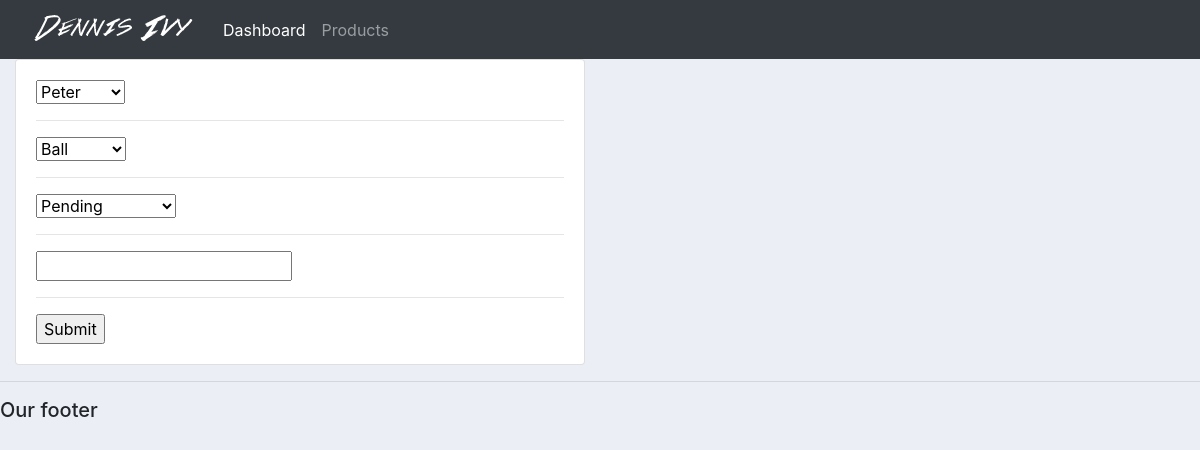
Page /update_order/1/ on the earlier database version.
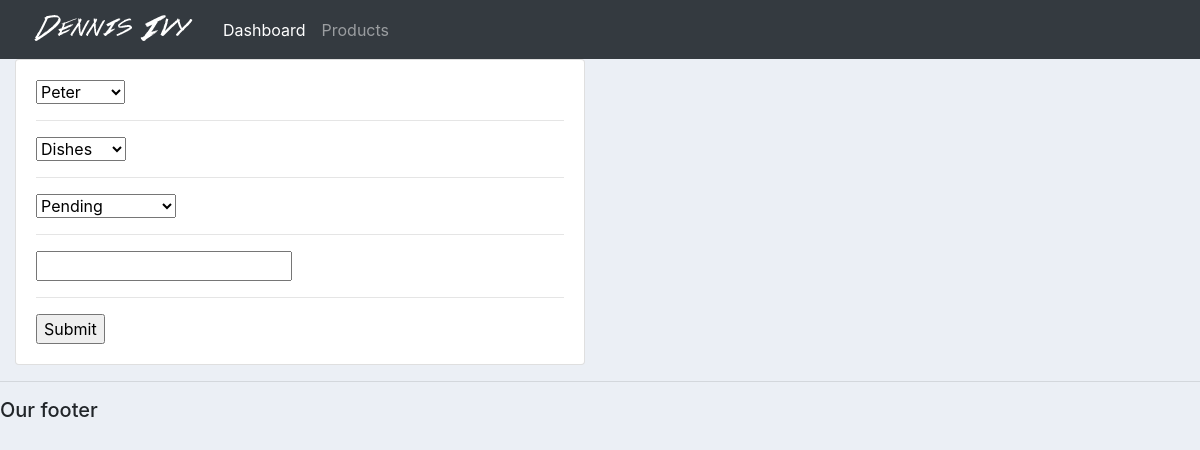
Same page on the later database version.
### accounts/models.py (models this page shows, shortened)
class Order(models.Model):
	STATUS = (
			('Pending', 'Pending'),
			('Out for delivery', 'Out for delivery'),
			('Delivered', 'Delivered'),
			)
	customer = models.ForeignKey(Customer, null=True, on_delete= models.SET_NULL)
	product = models.ForeignKey(Product, null=True, on_delete= models.SET_NULL)
	date_created = models.DateTimeField(auto_now_add=True, null=True)
	status = models.CharField(max_length=200, null=True, choices=STATUS)
	note = models.CharField(max_length=200, null=True)

### accounts/views.py (the view)
# urls.py: path('update_order/<str:pk>/', views.updateOrder, name="update_order"),
def updateOrder(request, pk):
    order = Order.objects.get(id=pk)
    form = OrderForm(instance=order)
    if request.method == 'POST':
        form = OrderForm(request.POST, instance=order)
        if form.is_valid():
            form.save()
            return redirect('/')
    context = {'form': form}
    return render(request, 'accounts/order_form.html', context)

### accounts/forms.py
class OrderForm(ModelForm):
	class Meta:
		model = Order
		fields = '__all__'

### accounts/models.py (called while the page is built)
	def __str__(self):
		return self.name

	def __str__(self):
		return self.name

### accounts/templates/accounts/order_form.html (shortened to what this page needs)
{%  extends 'accounts/main.html' %}
{% load static %}
{% block content %}
<div class="row">
	<div class="col-md-6">
		<div class="card card-body">
			<form action="" method="POST">
				{% for field in form %}
					{{field}}
					<hr>
				{% endfor %}
				<input type="submit" name="Submit">
			</form>
		</div>
	</div>
</div>
{% endblock %}

### accounts/templates/accounts/main.html (shortened to what this page needs)
{% load static %}
<!DOCTYPE html>
<html>
<head>
	<link rel="stylesheet" href="https://stackpath.bootstrapcdn.com/bootstrap/4.3.1/css/bootstrap.min.css">
	<link rel="stylesheet" type="text/css" href="{% static '/css/main.css' %}">
</head>
<body>
	{%  include 'accounts/navbar.html' %}
	<div class="container-fluid">
	{% block content %}
	{% endblock %}
    </div>
	<hr>
	<h5>Our footer</h5>
</body>
</html>

### accounts/templates/accounts/navbar.html (shortened to what this page needs)
{% load static %}
<nav class="navbar navbar-expand-lg navbar-dark bg-dark">
 <img src="{% static 'images/logo.png' %}">
  <div class="collapse navbar-collapse" id="navbarNav">
    <ul class="navbar-nav">
      <li class="nav-item active">
        <a class="nav-link" href="{% url 'home' %}">Dashboard</a>
      </li>
      <li class="nav-item">
        <a class="nav-link" href="{% url 'products' %}">Products</a>
      </li>
    </ul>
  </div>
</nav>

### static/css/main.css (style rules this page uses)
body { background-color: #ebeff5; }

Differences in the rows shown:
changed Order "Peter": product "Ball" → "Dishes"
